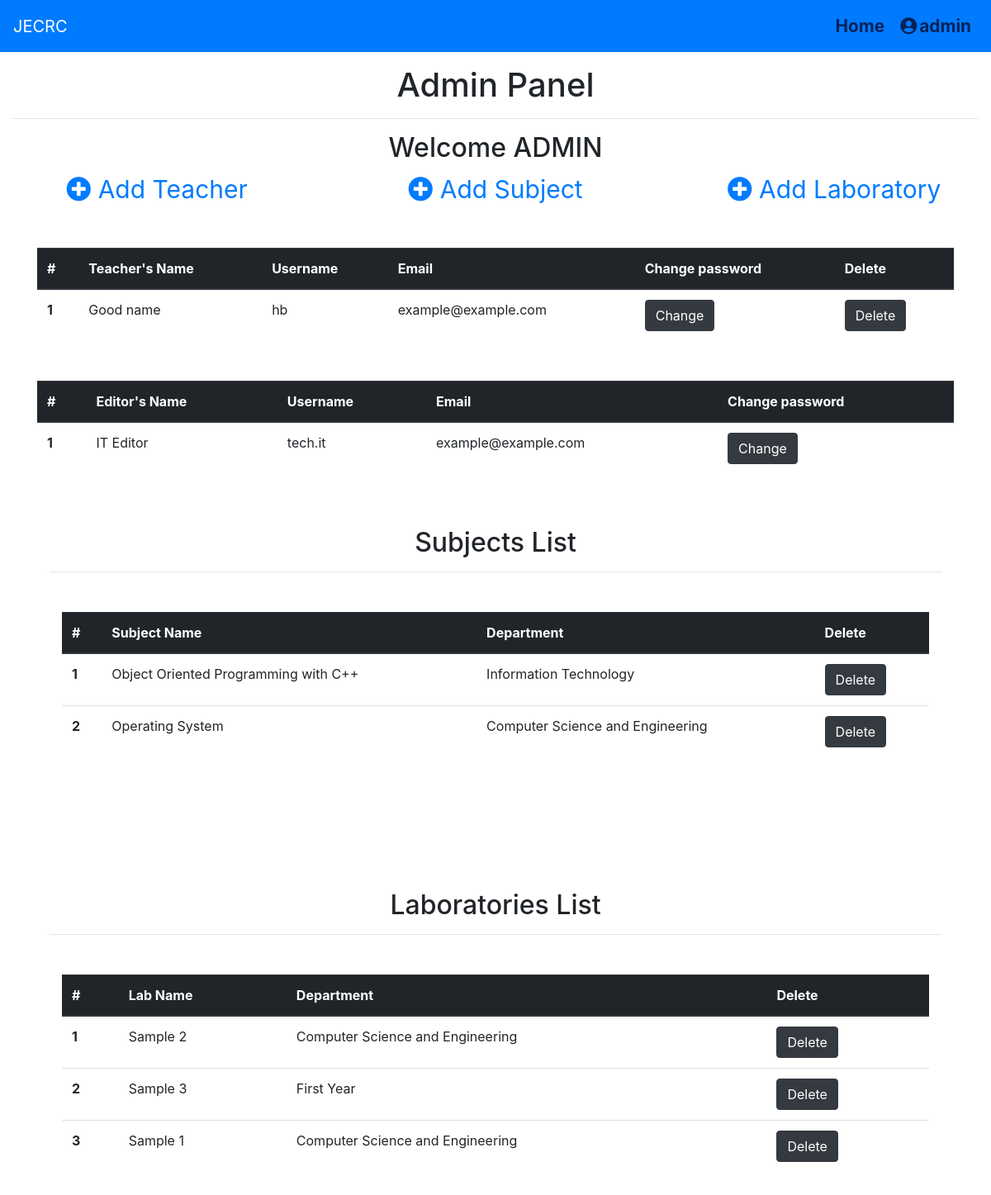
Screenshot of /dashboard/admin/dashboard.php (signed in) with the database file from the repository.
### tables this page shows
CREATE TABLE `users` (
  `user_id` int(11) NOT NULL,
  `username` varchar(100) NOT NULL,
  `user_name` varchar(100) NOT NULL,
  `user_password` varchar(20) NOT NULL,
  `user_role` varchar(20) NOT NULL,
  `user_email` varchar(100) NOT NULL
);

CREATE TABLE `subject` (
  `id` int(11) NOT NULL,
  `name` varchar(100) NOT NULL,
  `dpt_id` int(20) NOT NULL
);

CREATE TABLE `department` (
  `id` int(11) NOT NULL,
  `name` varchar(50) NOT NULL
);

CREATE TABLE `lab` (
  `id` int(11) NOT NULL,
  `name` text NOT NULL,
  `dpt_id` int(20) NOT NULL
);

### dashboard/admin/functions.php (the view, shortened to what this page needs)
<?php
function getTeachersTable()
{
    global $connection;
    $teacher = "SELECT * from users where user_role = \"teacher\"";
    $result = mysqli_query($connection, $teacher);
    if (mysqli_num_rows($result) > 0) {
        $i = 1;
        while ($row = mysqli_fetch_assoc($result)) {
            echo "<tr> <th scope=\"row\">" . $i . "</th>";
            echo "<td>" . $row["user_name"] . "</td>";
            echo "<td>" . $row["username"] . "</td>";
            echo "<td>" . $row["user_email"] . "</td>";
            echo "<form action='' method='GET'>";
            echo "<td><input type=\"submit\" value=\"Change\" class=\"btn btn-dark\" name=\"userpass" . $row["user_id"] . "\"/></td>";
            echo "<td><input type=\"submit\" value=\"Delete\" class=\"btn btn-dark\" name=\"user" . $row["user_id"] . "\"/></td>";
            echo "</tr>";
            $i += 1;
        }
    }
}
function getEditorsTable()
{
    global $connection;
    $teacher = "SELECT * from users where user_role = \"editor\"";
    $result = mysqli_query($connection, $teacher);
    if (mysqli_num_rows($result) > 0) {
        $i = 1;
        while ($row = mysqli_fetch_assoc($result)) {
            echo "<tr> <th scope=\"row\">" . $i . "</th>";
            echo "<td>" . $row["user_name"] . "</td>";
            echo "<td>" . $row["username"] . "</td>";
            echo "<td>" . $row["user_email"] . "</td>";
            echo "<form action='' method='GET'>";
            echo "<td><input type=\"submit\" value=\"Change\" class=\"btn btn-dark\" name=\"userpass" . $row["user_id"] . "\"/></td>";
            echo "</form>";
            echo "</tr>";
            $i += 1;
        }
    }
}
function getSubjectTable()
{
    global $connection;
    $subjects = "SELECT s.id as sid,s.name as sname, d.name as dname from subject s join department d on d.id = s.dpt_id ";
    $result = mysqli_query($connection, $subjects);
    if (mysqli_num_rows($result) > 0) {
        $i = 1;
        while ($row = mysqli_fetch_assoc($result)) {
            echo "<tr> <th scope=\"row\">" . $i . "</th>";
            echo "<td>" . $row["sname"] . "</td>";
            echo "<td>" . $row["dname"] . "</td>";
            echo "<form action='' method='GET'>";
            echo "<td><input type=\"submit\" value=\"Delete\" class=\"btn btn-dark\" name=\"subject" . $row["sid"] . "\"/></td>";
            echo "</tr>";
            $i += 1;
        }
    }
}
function getLabTable()
{
    global $connection;
    $subjects = "SELECT l.id as lid,l.name as lname, d.name as dname from lab l join department d on d.id = l.dpt_id ";
    $result = mysqli_query($connection, $subjects);
    if (mysqli_num_rows($result) > 0) {
        $i = 1;
        while ($row = mysqli_fetch_assoc($result)) {
            echo "<tr> <th scope=\"row\">" . $i . "</th>";
            echo "<td>" . $row["lname"] . "</td>";
            echo "<td>" . $row["dname"] . "</td>";
            echo "<form action='' method='GET'>";
            echo "<td><input type=\"submit\" value=\"Delete\" class=\"btn btn-dark\" name=\"lab" . $row["lid"] . "\"/></td>";
            echo "</tr>";
            $i += 1;
        }
    }
}

### dashboard/admin/css/sb-admin.css (style rules this page uses)
html { position: relative; min-height: 100%; }
body { height: 100%; }
:root { --input-padding-x: 0.75rem; --input-padding-y: 0.75rem; }

### rows the page displays
users: user_name "Good name", username "hb", user_email "example@example.com"
users: user_name "IT Editor", username "tech.it", user_email "example@example.com"
subject: name "Object Oriented Programming with C++", department.name "Information Technology"
subject: name "Operating System", department.name "Computer Science and Engineering"
lab: name "Sample 2", department.name "Computer Science and Engineering"
lab: name "Sample 3", department.name "First Year"
lab: name "Sample 1", department.name "Computer Science and Engineering"

### other values shown
$_SESSION['username'] "admin"
$_SESSION['username'] "ADMIN"
